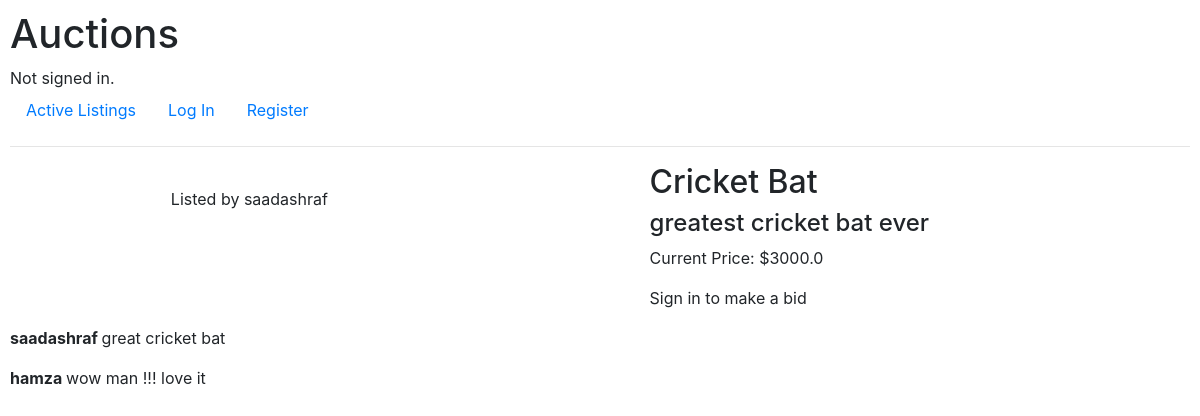
The app's page /listing/2, older data.
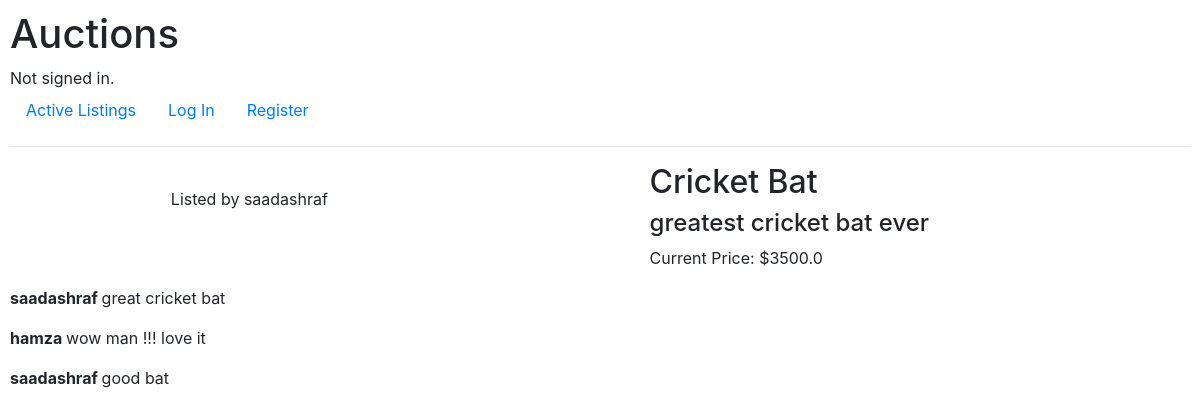
The same page, newer data.
### auctions/models.py (models this page shows, shortened)
class Listing(models.Model):
    title = models.CharField(max_length=80)
    description = models.TextField()
    starting_bid = models.FloatField()
    current_price = models.FloatField()
    user = models.ForeignKey(User, on_delete=models.CASCADE, related_name="listings")
    imageUrl = models.TextField(blank=True)
    category = models.ForeignKey(Category, on_delete=models.CASCADE, related_name="listings", blank=True)
    is_closed = models.BooleanField(default=False)
    winner = models.ForeignKey(User, on_delete=models.SET_NULL, null=True, related_name="won_auctions")
    watch_lists = models.ManyToManyField(WatchList, related_name="listings")

class User(AbstractUser):
    pass

class Comment(models.Model):
    listing_id = models.ForeignKey(Listing, on_delete=models.CASCADE, related_name="comments")
    comment = models.TextField()
    user = models.ForeignKey(User, on_delete=models.CASCADE, related_name="comments")

class Bid(models.Model):
    listing_id = models.ForeignKey(Listing, on_delete=models.CASCADE, related_name="bids")
    bid_amount = models.FloatField()
    user = models.ForeignKey(User, on_delete=models.CASCADE, related_name="bids")

### auctions/views.py (the view, shortened to what this page needs)
# urls.py: path("listing/<id>", views.listing, name="listing")
def listing(request, id):
    listing = Listing.objects.get(id=id)
    listing_bids = listing.bids.all()
    return render(request, "auctions/listing.html", {
        "listing": listing,
        "price": max(listing_bids, key=lambda x: x.bid_amount).bid_amount if bool(listing_bids) else listing.starting_bid,
        "min_bid": max(listing_bids, key=lambda x: x.bid_amount).bid_amount+1 if bool(listing_bids) else listing.starting_bid,
        "close_auction": bool(request.user == listing.user and bool(listing_bids)),
        "won_auction": bool(listing.winner == request.user),
        "comments": listing.comments.all(),
        "add_to_watchlist": bool(listing.user != request.user and not listing.is_closed),
        "remove_from_watchlist": bool(request.user.is_authenticated and request.user != listing.user and listing in request.user.watch_list.listings.all())
    })

### auctions/templates/auctions/listing.html (shortened to what this page needs)
{% extends "auctions/layout.html" %}
{% block body %}
    <div class="listing">
        <div class="listing__container">
            <div class="listing__containerLeft">
                <p>Listed by {{ listing.user.username }}</p>
            </div>
            <div class="listing__containerRight">
                <div class="listing__containerRightDetails">
                    <h2>{{ listing.title }}</h2>
                    <h4>{{ listing.description }}</h4>
                </div>
                <div class="listing__containerRightBidding">
                    <p>Current Price: ${{ price }}</p>
                    {% if not listing.is_closed %}
                    {% if close_auction %}
                        <form action="{% url 'listing' listing.id %}" method="post">
                            {% csrf_token %}
                            <input type="submit" name="close" value="Close Auction">
                        </form>
                    {% elif not user.is_authenticated %}
                    <p>Sign in to make a bid</p>
                    {% endif %}
                    {% elif won_auction %}
                    <div class="winning__message">
                        <h4>You have won this listing</h4>
                    </div>
                    {% endif %}
                </div>
            </div>
        </div>
        <div class="listing__comments">
            {% for comment in comments %}
            <div class="listing__comment">
                <p><strong>{{comment.user.username}} </strong>{{comment.comment}}</p>
            </div>
            {% endfor %}
        </div>
    </div>
{% endblock %}

### auctions/templates/auctions/layout.html (shortened to what this page needs)
{% load static %}
<!DOCTYPE html>
<html lang="en">
    <head>
        <link rel="stylesheet" href="https://stackpath.bootstrapcdn.com/bootstrap/4.4.1/css/bootstrap.min.css">
        <link href="{% static 'auctions/styles.css' %}" rel="stylesheet">
    </head>
    <body>
        <h1>Auctions</h1>
        <div>
            {% if user.is_authenticated %}
                Signed in as <strong>{{ user.username }}</strong>.
            {% else %}
                Not signed in.
            {% endif %}
        </div>
        <ul class="nav">
            <li class="nav-item">
                <a class="nav-link" href="{% url 'index' %}">Active Listings</a>
            </li>
            {% if user.is_authenticated %}
                <li class="nav-item">
                    <a class="nav-link" href="{% url 'create' %}">Create Listing</a>
                </li>
                <li class="nav-item">
                    <a class="nav-link" href="{% url 'logout' %}">Log Out</a>
                </li>
            {% else %}
                <li class="nav-item">
                    <a class="nav-link" href="{% url 'login' %}">Log In</a>
                </li>
                <li class="nav-item">
                    <a class="nav-link" href="{% url 'register' %}">Register</a>
                </li>
            {% endif %}
        </ul>
        <hr>
        {% block body %}
        {% endblock %}
    </body>
</html>

### auctions/static/auctions/styles.css (style rules this page uses)
body { padding: 10px; }
.listing__container { display: flex; justify-content: space-around; width: 90vw; }
.listing__containerRight { display: flex; flex-direction: column; justify-content: space-between; }

Row changes from the older to the newer data that the page shows:
changed Listing "Cricket Bat": is_closed False → True (drawn)
added Bid: bid_amount "3500.0"
added Comment: user.username "saadashraf", comment "good bat"
Text that changed along with them:
{{ price }}: "3000.0" → "3500.0"
text no longer shown: "Sign in to make a bid"
